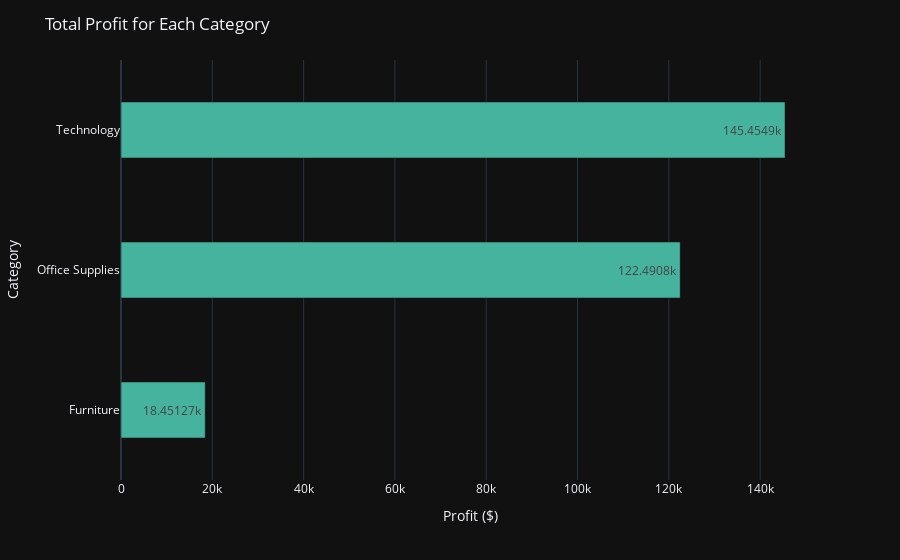

The notebook cell saved with this chart:
### Markdown cell above
**📊 Visualize with Plotly**

### Code cell
import plotly.express as px

# Create a DataFrame from the category profit series
category_profit = df.groupby('Category')['Profit'].sum().reset_index()

# Plotly bar chart
fig = px.bar(
    category_profit,
    x='Profit',
    y='Category',
    template='plotly_dark',
    color_discrete_sequence=['#45B39D'],  # Or pick any hex color
    text_auto=True,
    orientation='h'
)

fig.update_layout(
    bargap=0.6,
    title='Total Profit for Each Category',
    xaxis_title='Profit ($)',
    yaxis_title='Category'
)

fig.show()

### Figure 1 — Plotly figure (JSON) as saved in the notebook; plotly's stock layout.template omitted (floating-point values rounded to 4 significant figures)
{"data": [{"hovertemplate": "Profit=%{x}<br>Category=%{y}<extra></extra>", "legendgroup": "", "marker": {"color": "#45B39D", "pattern": {"shape": ""}}, "name": "", "orientation": "h", "showlegend": false, "textposition": "auto", "texttemplate": "%{x}", "x": [18450.0, 122500.0, 145500.0], "xaxis": "x", "y": ["Furniture", "Office Supplies", "Technology"], "yaxis": "y", "type": "bar"}], "layout": {"xaxis": {"anchor": "y", "domain": [0, 1], "title": {"text": "Profit ($)"}}, "yaxis": {"anchor": "x", "domain": [0, 1], "title": {"text": "Category"}}, "legend": {"tracegroupgap": 0}, "margin": {"t": 60}, "barmode": "relative", "bargap": 0.6, "title": {"text": "Total Profit for Each Category"}}}
